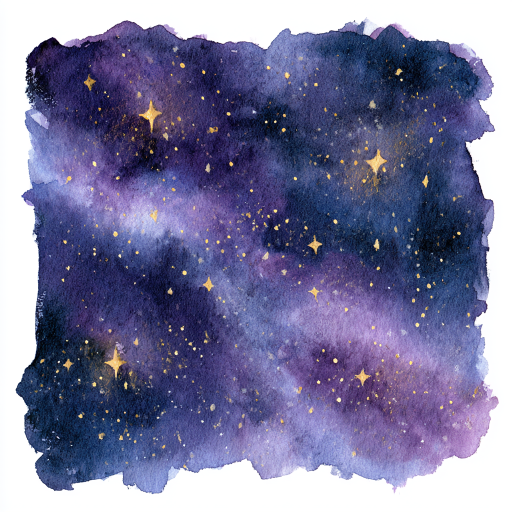
#> input picture assets_raw/u7753939384_a_few_small_four-pointed_twinkling_sparkles_glowi_bfb51a02-5f7e-4ebc-a681-2c09d2239669_0.png, 1024 x 1024 px (shown at 1/2 size)
$ python -i build_mock.py   (imports and definitions only)
#> lines starting #> are read from the running program, lines starting #| are printed output that depends on the picture; after the words box and inside, x2 and y2 are one past the last pixel; in counts of white or black regions, pixels touching at a corner belong together
#!/opt/homebrew/bin/python3
"""Moonlight mock builder.
Classifies MJ files by the prompt words baked into their filenames, cleans
their paper/colour backgrounds, and writes a single-phone atmospheric mock
(mock.html) on the chosen sky."""
import os, glob, itertools
from PIL import Image, ImageDraw, ImageFilter
import numpy as np

RAW = os.path.expanduser("~/moonlight/assets_raw")
OUT = os.path.join(RAW, "processed")
# [1 line not run here, left out]

def classify(name):
    n = name.lower()
    if "night_s" in n or "mj.run" in n:   return "bg"
    if "full_moon" in n:                  return "moon"
    if "glowi" in n:                      return "nebula"   # purple galaxy squares, NOT sparkles
    if "sparkle" in n:                    return "sparkle"
    if "stars_and" in n or "_star" in n:  return "star"
    if "cloud" in n:                      return "cloud"
    return "other"

def cut_paper(im, thresh=42):
    """Flood-fill the white paper from the 4 corners -> transparent, keeping
    pale tones inside the artwork. For clouds / moon (white paper margins)."""
    rgb = im.convert("RGB"); w, h = rgb.size
    mark = rgb.copy(); S = (255, 0, 255)
    for xy in [(1, 1), (w - 2, 1), (1, h - 2), (w - 2, h - 2)]:
        ImageDraw.floodfill(mark, xy, S, thresh=thresh)
    m = np.asarray(mark)
    bg = (m[:, :, 0] == 255) & (m[:, :, 1] == 0) & (m[:, :, 2] == 255)
    alpha = np.where(bg, 0, 255).astype(np.uint8)
    alpha = Image.fromarray(alpha, "L").filter(ImageFilter.GaussianBlur(1.2))
    img = Image.merge("RGBA", (*rgb.split(), alpha))
    b = img.getbbox()
    return img.crop(b) if b else img

def cut_warm(im, lo=22, hi=70):
    """Keep only warm/gold strokes; drop both white paper AND blue smudge.
    warmth = R - B: gold is strongly positive, blue negative, white ~0."""
    rgb = im.convert("RGB")
    a = np.asarray(rgb).astype(np.float32)
    warm = a[:, :, 0] - a[:, :, 2]                    # R - B
    alpha = np.clip((warm - lo) / (hi - lo), 0, 1) * 255
    alpha = Image.fromarray(alpha.astype(np.uint8), "L").filter(ImageFilter.GaussianBlur(0.8))
    img = Image.merge("RGBA", (*rgb.split(), alpha))
    b = img.getbbox()
    return img.crop(b) if b else img

def crop_paper_margin(im, thresh=28, inset=0.045):
    """Crop the white paper margin around a background wash to its content bbox,
    then inset a few % to drop the rounded-corner white fringe."""
    rgb = im.convert("RGB")
    a = np.asarray(rgb).astype(np.float32)
    dist = np.sqrt(((255.0 - a) ** 2).sum(axis=2))    # 0 at white
    mask = (dist > thresh).astype(np.uint8) * 255
    b = Image.fromarray(mask, "L").getbbox()
    if b:
        rgb = rgb.crop(b)
    w, h = rgb.size
    dx, dy = int(w * inset), int(h * inset)
    return rgb.crop((dx, dy, w - dx, h - dy))

# ---- process every file, remembering its source name ----
records = []   # (kind, src_basename, processed_relpath)
counts = {}
# [18 lines not run here, left out]

def pick(kind, contains=None):
    for k, src, rel in records:
        if k == kind and (contains is None or contains in src.lower()):
            return rel
    for k, src, rel in records:
        if k == kind:
            return rel
    return ""

def all_of(kind):
    return [rel for k, _, rel in records if k == kind]

import random
# [1 line not run here, left out]

bg    = pick("bg", "mj.run")            # Damla's choice: the navy->lilac cloud sky
moon  = pick("moon")
clouds_pool = all_of("cloud")
tw_pool = all_of("sparkle") + all_of("star")

# navy backing sampled from the sky's top band, so any residual edge reads as sky
navy = "#20204d"
# [3 lines not run here, left out]

# ---- clouds: a small natural band near the moon / wash line (NOT one lone cloud) ----
cc = itertools.cycle(clouds_pool) if clouds_pool else itertools.repeat("")
# (top%, left%, width, opacity, flipX, delay, front?)
cloud_defs = [
    (43, 46, 138, .95, -1, 0.8, True),   # front, big, under the moon
    (40, 20, 74, .6,   1, 1.9, False),   # left, mid
    (47, 74, 88, .68, -1, 0.4, False),   # right, larger
    (52, 40, 66, .5,   1, 2.6, False),   # small filler lower-left
]
clouds = []
# [4 lines not run here, left out]

# ---- stars + sparkles: natural scatter across the empty navy sky (organic, varied) ----
# denser toward the top, thinning near the moon; skip the moon disc; mix of sizes.
def in_moon(x, y):
    dx, dy = (x - 47) / 27.0, (y - 30) / 15.0
    return dx * dx + dy * dy < 1.15
pts, tries = [], 0
# [12 lines not run here, left out]
tw = []
tpool = itertools.cycle(tw_pool) if tw_pool else itertools.repeat("")
# [3 lines not run here, left out]

sky = (f'<img class="bg" src="{bg}">' if bg else
       f'<div class="bg" style="background:{navy}"></div>')

html = f"""<!DOCTYPE html><html><head><meta charset=utf-8>
<style>
body{{background:#111;display:flex;flex-direction:column;align-items:center;gap:14px;
justify-content:center;min-height:100vh;font-family:-apple-system,sans-serif;padding:40px}}
h2{{color:#fff;font-weight:600}}
.phone{{position:relative;width:320px;height:693px;border-radius:44px;overflow:hidden;
box-shadow:0 30px 80px rgba(0,0,0,.6);border:6px solid #222;background:{navy}}}
.bg{{position:absolute;inset:0;width:100%;height:100%;object-fit:cover;transform:scale(1.05)}}
.moon{{position:absolute;top:31%;left:47%;transform:translate(-50%,-50%);width:200px;z-index:5;
filter:drop-shadow(0 0 22px rgba(255,229,102,.4)) drop-shadow(0 0 58px rgba(255,214,120,.22))}}
.cloud{{position:absolute;transform:translate(-50%,-50%) scaleX(var(--fl,1));
animation:drift 12s ease-in-out infinite}}
@keyframes drift{{0%,100%{{margin-left:0}}50%{{margin-left:12px}}}}
.el{{position:absolute;transform:translate(-50%,-50%);z-index:6;
animation:tw 3.4s ease-in-out infinite}}
@keyframes tw{{0%,100%{{opacity:.4;transform:translate(-50%,-50%) scale(.85)}}
50%{{opacity:1;transform:translate(-50%,-50%) scale(1.1)}}}}
.label{{color:#999;font-size:13px}}
</style></head><body>
<h2>Moonlight — mock</h2>
<div class="phone">
  {sky}
  {''.join(c for c in clouds if 'z-index:3' in c)}
  {'<img class=moon src="'+moon+'">' if moon else ''}
  {''.join(c for c in clouds if 'z-index:7' in c)}
  {''.join(tw)}
</div>
<div class="label">bg: {os.path.basename(bg)[:26] if bg else '-'} · süzülen bulutlar · temiz gold pırıltılar</div>
</body></html>"""

# [3 lines not run here, left out]

>>> from PIL import Image
>>> picture = Image.open('../assets_raw/u7753939384_a_few_small_four-pointed_twinkling_sparkles_glowi_bfb51a02-5f7e-4ebc-a681-2c09d2239669_0.png')
#> picture is the input picture: PIL image 1024x1024 RGB; mean R, G, B 121.2, 120.4, 156.7
>>> result = cut_paper(picture)
#> after the loop in cut_paper, `for xy in [(1, 1), (w - 2, 1), (1, h - 2), (w - 2, h - 2)]:`:
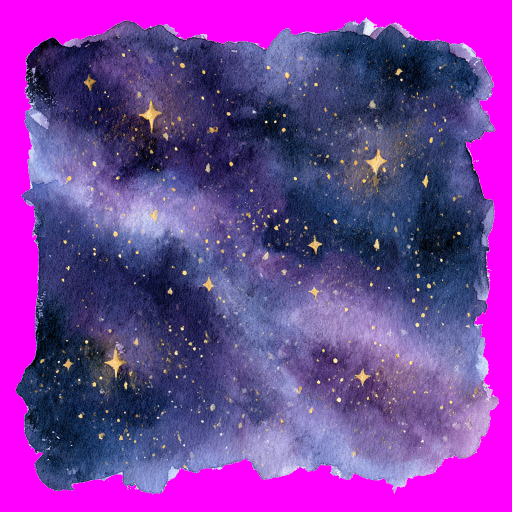
#> mark: PIL image 1024x1024 RGB (shown at 1/2 size); mean R, G, B 121.3, 60.6, 156.7
#> in cut_paper, `bg = (m[:, :, 0] == 255) & (m[:, :, 1] == 0) & (m[:, :, 2] == 255)`:
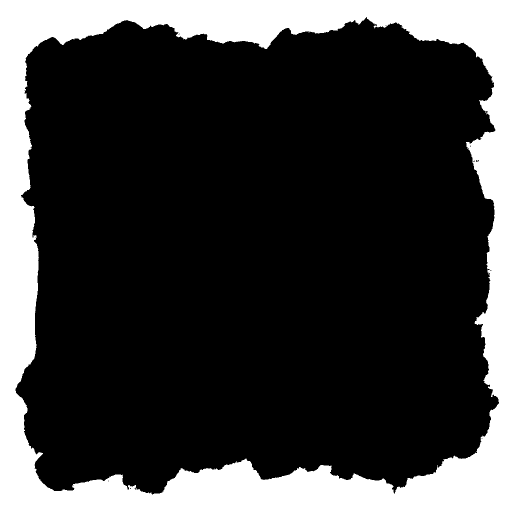
#> bg: shape (1024, 1024) bool (shown at 1/2 size); 23.5% white; 1 white region, box (x1, y1, x2, y2) and area: (0, 0, 1024, 1024) 246163
#> in cut_paper, `alpha = Image.fromarray(alpha, "L").filter(ImageFilter.GaussianBlur(1...`:
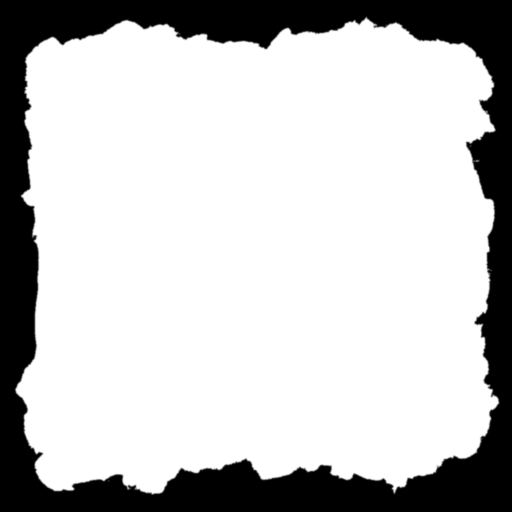
#> alpha: PIL image 1024x1024 L (shown at 1/2 size); min 0, max 255, mean 195.1
#> in cut_paper, `b = img.getbbox()`: b = (28, 31, 1001, 992)
#> in cut_paper, `return img.crop(b) if b else img`:
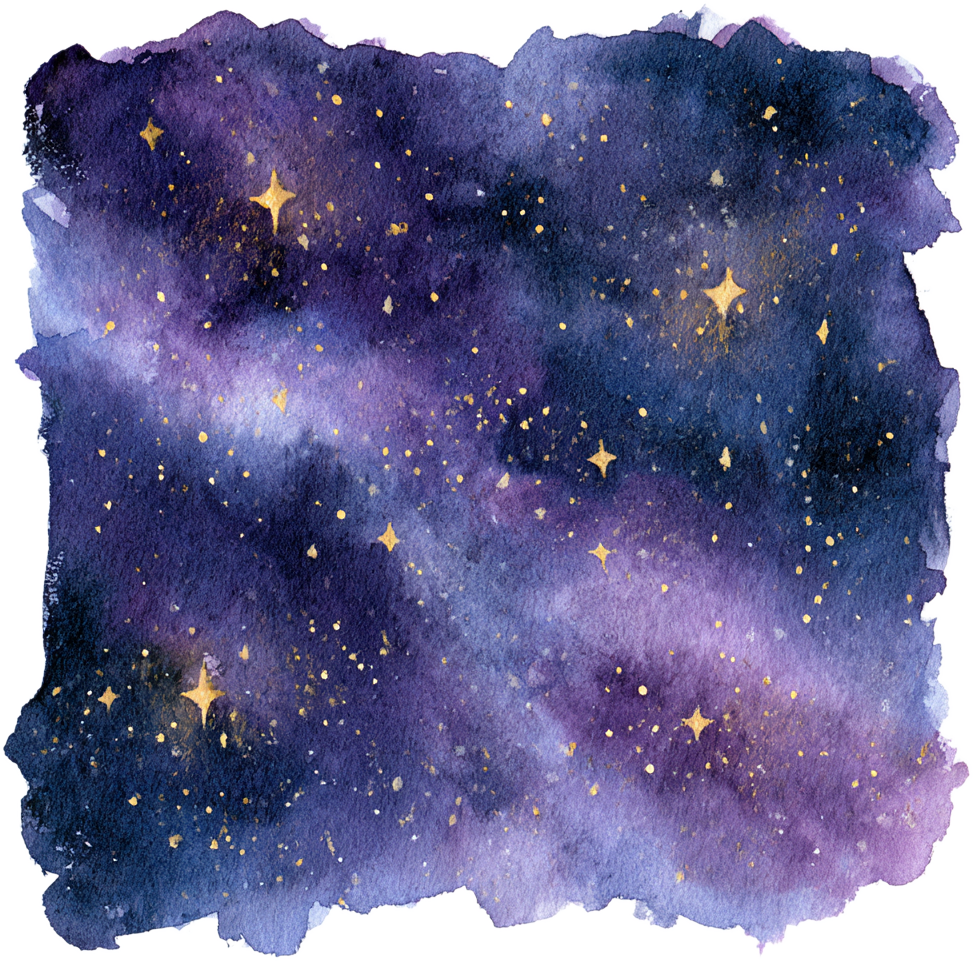
#> returned value: PIL image 973x961 RGBA; mean R, G, B, A 105, 104.1, 144.8, 218.8; transparent parts drawn white
